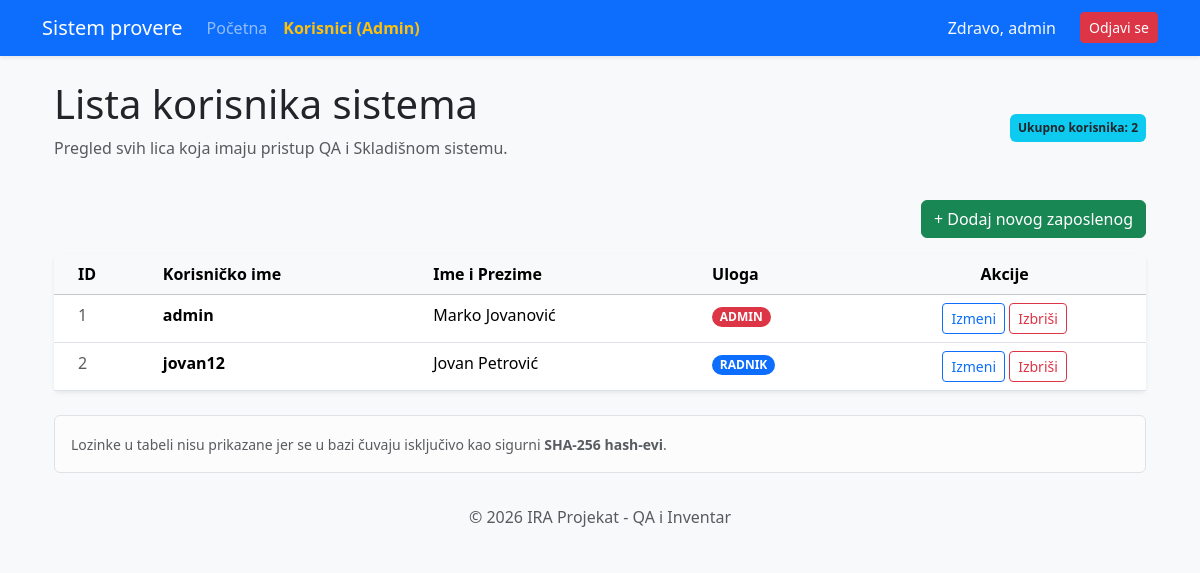
Before: /admin_panel (signed in) with the older database file.
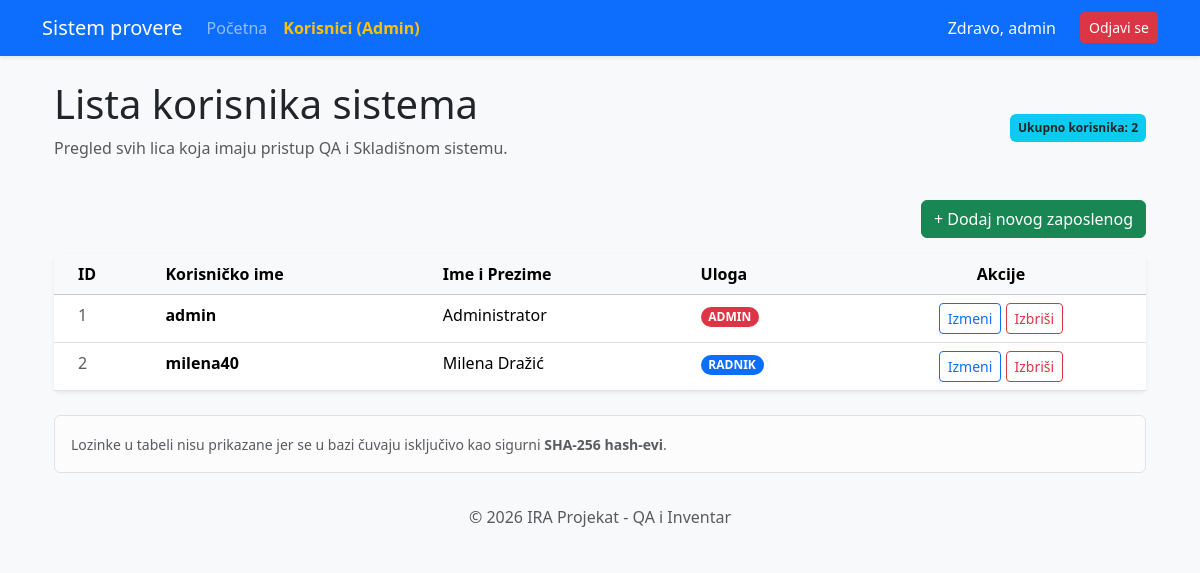
After: the same page with the newer database file.
### alchemy_classes.py (models this page shows)
class User(db.Model, UserMixin):
    __tablename__ = "user"
    id: Mapped[int] = mapped_column(Integer, primary_key=True)
    username: Mapped[str] = mapped_column(String(20), unique=True, nullable=False)
    password: Mapped[str] = mapped_column(String(100), nullable=False)
    ime_prezime: Mapped[str] = mapped_column(String(100), nullable=True)
    uloga: Mapped[str] = mapped_column(String(10), default="user")
    zaduzeni_statusi: Mapped[list["StatusResursa"]] = relationship("StatusResursa", back_populates="korisnik")

### main.py (the view)
@app.route('/admin_panel')
@login_required
def admin_panel():
    if current_user.uloga != 'admin':
        flash("Greška: Nemate administrativna ovlašćenja za pristup korisnicima!", "danger")
        return redirect(url_for('home'))
    svi_korisnici = User.query.all()
    return render_template("admin.html", korisnici=svi_korisnici, users=svi_korisnici)

### main.py (called while the page is built)
@login_manager.user_loader
def load_user(user_id):
    return db.get_or_404(User, user_id)

### templates/admin.html (shortened to what this page needs)
{% extends "base.html" %}
{% block content %}
<div class="container mt-4">
    <div class="d-flex justify-content-between align-items-center mb-4">
        <div>
            <h2 class="display-6">Lista korisnika sistema</h2>
            <p class="text-muted">Pregled svih lica koja imaju pristup QA i Skladišnom sistemu.</p>
        </div>
        <span class="badge bg-info text-dark p-2">Ukupno korisnika: {{ korisnici|length }}</span>
    </div>
    <div class="mb-3 text-end">
        <a href="{{ url_for('add_user') }}" class="btn btn-success">+ Dodaj novog zaposlenog</a>
    </div>
    <div class="card shadow-sm border-0">
        <div class="card-body p-0">
            <div class="table-responsive">
                <table class="table table-hover mb-0">
                    <thead class="table-light">
                        <tr>
                            <th class="ps-4">ID</th>
                            <th>Korisničko ime</th>
                            <th>Ime i Prezime</th>
                            <th>Uloga</th>
                            <th class="text-center">Akcije</th>
                        </tr>
                    </thead>
                    <tbody>
                        {% for k in korisnici %}
                        <tr>
                            <td class="ps-4 text-muted">{{ k.id }}</td>
                            <td><strong>{{ k.username }}</strong></td>
                            <td>{{ k.ime_prezime }}</td>
                            <td>
                                <span class="badge rounded-pill {% if k.uloga == 'admin' %}bg-danger{% else %}bg-primary{% endif %}">
                                    {{ k.uloga | upper }}
                                </span>
                            </td>
                            <td class="text-center">
                                <a href="{{ url_for('edit_user', user_id=k.id) }}" class="btn btn-sm btn-outline-primary">
                                    Izmeni
                                </a>
                                <a href="{{ url_for('delete_user', user_id=k.id) }}"
                                    class="btn btn-sm btn-outline-danger"
                                    onclick="return confirm('Da li ste sigurni da želite da obrišete korisnika {{ k.username }}?')">
                                    Izbriši
                                </a>
                            </td>
                        </tr>
                        {% endfor %}
                    </tbody>
                </table>
            </div>
        </div>
    </div>
    <div class="alert alert-light border mt-4" role="alert">
        <small class="text-muted">
             Lozinke u tabeli nisu prikazane jer se u bazi čuvaju isključivo kao sigurni <strong>SHA-256 hash-evi</strong>.
        </small>
    </div>
</div>
{% endblock %}

### templates/base.html (shortened to what this page needs)
<!DOCTYPE html>
<html lang="sr">
<head>
    {{ bootstrap.load_css() }}
</head>
<body>
    <nav class="navbar navbar-expand-lg navbar-dark bg-primary shadow-sm">
        <div class="container">
            <a class="navbar-brand" href="{{ url_for('home') }}"> Sistem provere</a>
            <div class="collapse navbar-collapse" id="navbarNav">
                <ul class="navbar-nav me-auto">
                    <li class="nav-item">
                        <a class="nav-link" href="{{ url_for('home') }}">Početna</a>
                    </li>
                    {% if current_user.is_authenticated and current_user.uloga == 'admin' %}
                    <li class="nav-item">
                        <a class="nav-link fw-bold text-warning" href="{{ url_for('admin_panel') }}"> Korisnici (Admin)</a>
                    </li>
                    {% endif %}
                </ul>
                <ul class="navbar-nav ms-auto">
                    {% if current_user.is_authenticated %}
                        <li class="nav-item">
                            <span class="nav-link text-light">Zdravo, {{ current_user.username }}</span>
                        </li>
                        <li class="nav-item">
                            <a class="btn btn-danger btn-sm ms-lg-3 mt-1" href="{{ url_for('logout') }}">Odjavi se</a>
                        </li>
                    {% else %}
                        <li class="nav-item">
                            <a class="nav-link" href="{{ url_for('login') }}">Prijava</a>
                        </li>
                    {% endif %}
                </ul>
            </div>
        </div>
    </nav>
    <div class="container">
        {% block content %}{% endblock %}
    </div>
    <footer class="footer mt-auto py-3 bg-light text-center">
        <div class="container">
            <span class="text-muted">© 2026 IRA Projekat - QA i Inventar</span>
        </div>
    </footer>
</body>
</html>
</html>

Changed rows visible on the page:
changed User "admin": ime_prezime "Marko Jovanović" → "Administrator"
changed User "RADNIK": username "jovan12" → "milena40"; ime_prezime "Jovan Petrović" → "Milena Dražić"
